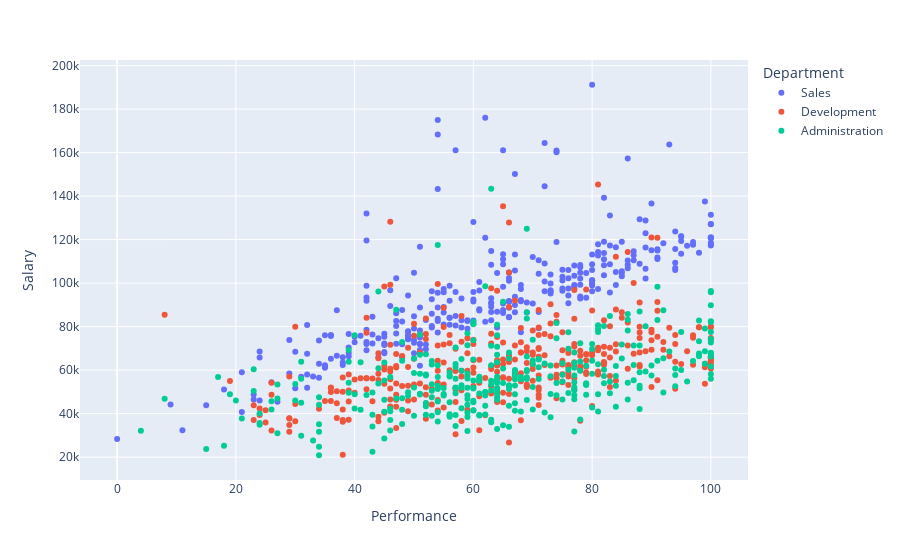

Here is the notebook cell this chart was saved with:
### Markdown cell above
## Daten
Gegeben sind (fiktive) Mitarbeiterdaten eines großen Unternehmens. Jede Zeile in diesem DataFrame entspricht einem Mitarbeiter bzw. einer Mitarbeiterin. Hinterlegt sind die folgenden Features:
* ID: Die Personalnummer
* YearsInCompany: Seit wie vielen Jahren ist die Person in der Firma tätig
* Department: Arbeitet die Person in der Entwicklung (Development), im Vertrieb (Sales) oder im administrativen Bereich (Administration)
* Performance: Ein Maß, das die Performance des Mitarbeiters quantifiziert (zwischen 0 und 100)
* MonthsInCompany: Seit wie vielen Monaten ist die Person in der Firma tätig
* Salary: Das Jahresgehalt der Person in EUR

Wir lesen zunächst die Daten ein und lassen uns einen Auszug anzeigen.

### Code cell
df = pd.read_csv("Daten/salary.csv")
px.scatter(data_frame=df, x="Performance", y="Salary", color="Department")

### Figure 1 — Plotly figure (JSON) as saved in the notebook; plotly's stock layout.template omitted (floating-point values rounded to 4 significant figures; data arrays with more than 128 entries replaced by an {"elided": "..."} marker saying what was removed)
{"data": [{"hovertemplate": "Department=Sales<br>Performance=%{x}<br>Salary=%{y}<extra></extra>", "legendgroup": "Sales", "marker": {"color": "#636efa", "symbol": "circle"}, "mode": "markers", "name": "Sales", "orientation": "v", "showlegend": true, "type": "scatter", "x": {"elided": "311 int values"}, "xaxis": "x", "y": {"elided": "311 int values"}, "yaxis": "y"}, {"hovertemplate": "Department=Development<br>Performance=%{x}<br>Salary=%{y}<extra></extra>", "legendgroup": "Development", "marker": {"color": "#EF553B", "symbol": "circle"}, "mode": "markers", "name": "Development", "orientation": "v", "showlegend": true, "type": "scatter", "x": {"elided": "344 int values"}, "xaxis": "x", "y": {"elided": "344 int values"}, "yaxis": "y"}, {"hovertemplate": "Department=Administration<br>Performance=%{x}<br>Salary=%{y}<extra></extra>", "legendgroup": "Administration", "marker": {"color": "#00cc96", "symbol": "circle"}, "mode": "markers", "name": "Administration", "orientation": "v", "showlegend": true, "type": "scatter", "x": {"elided": "338 int values"}, "xaxis": "x", "y": {"elided": "338 int values"}, "yaxis": "y"}], "layout": {"autosize": true, "legend": {"title": {"text": "Department"}, "tracegroupgap": 0}, "margin": {"t": 60}, "xaxis": {"anchor": "y", "autorange": true, "domain": [0, 1], "range": [-6.015, 106.0], "title": {"text": "Performance"}, "type": "linear"}, "yaxis": {"anchor": "x", "autorange": true, "domain": [0, 1], "range": [7672.0, 204400.0], "title": {"text": "Salary"}, "type": "linear"}}}
